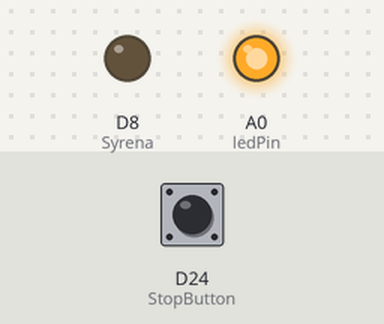
Recording of a sketch running on a simulated Arduino Due. On the bench: output pins drawn as LEDs (lit = HIGH). Inputs (shaded band) come from the test bench; at power-on: D24 (StopButton) HIGH. What the sketch prints to the serial monitor is not drawn.

Above: at 0.1 s.
At 2.0 s:
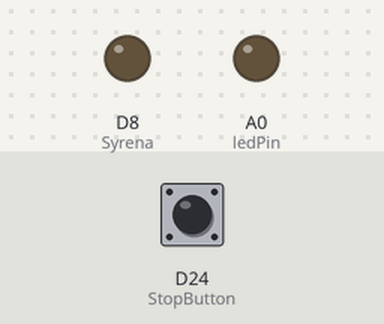
Timing chart, 0 to 3.5 s (numbered marks = the images above):
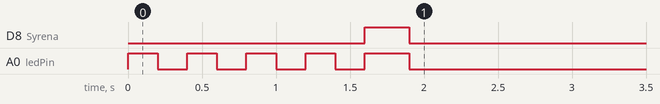

The sketch:

JointerCANBridge1.9.ino
```cpp
/*verze bez bufru příchozích zpráv a překlad realizován odečítáním adres
 verze pro K1*/

#include <mcp_can.h>
#include <DueTimer.h>

const int ledPin =  A0;
const int Syrena = 8;


MCP_CAN CAN(2);

byte CycleCount = 0;

int           CANmessageID;
unsigned char len = 0;
byte buf[8];

int CANvescID[4] = {1,2,3,4};  // ID jednotlivých motorů

/*int CANAdressReceiveTable[4][2]={{2305,145}, //{přijatá hodntoa,přeposílaná hodntota} -- to co se má jen přeposílat APU
                                 {2306,146},
                                 {2307,147},
                                 {2308,148}};
int CANAdressSendTable[12][2]={{17,257},//{přijatá hodntoa,přeposílaná hodntota} -- to co se má posílat vESCum
                              {18,258},
                              {19,259},
                              {20,260},
                              {33,513}, //neni pozmeneno !!!
                              {34,514}, //neni pozmeneno !!!
                              {35,515},
                              {36,516},
                              {49,769},
                              {50,770},
                              {51,771},
                              {52,772}};*/

byte currentOFF[4]={0,0,0,0}; // tohle chce reverzovat, ma to znamenat 0mA
byte currentREVERS[4]={0,0,250,0}; // brzdící proud

bool STOpSTARt = true; //pokud je nastaven na true je stop
byte StopButton = 24;
bool digitRead = false;

bool Timmer4End = false;

bool Timer3Over = false; //indikace přetečení timeru3

void setup() {

  Serial.begin(250000);

  pinMode(ledPin, OUTPUT);
  pinMode(Syrena,OUTPUT); //syrena

  digitalWrite(ledPin, LOW);
  digitalWrite(Syrena, LOW);

  pinMode(StopButton,INPUT_PULLUP);

  Serial.println("Setup can..");
  while(CAN.begin(CAN_500KBPS, MCP_8MHz) != CAN_OK){
    digitalWrite(ledPin, HIGH);
    Serial.print(".");
    delay(1000);
  }
  Serial.print("\nCAN init ok!!\r\n");

  LEDIndicator ();

  Timer3.attachInterrupt(TimerInterrupt);

  Timer4.attachInterrupt(BeepDown);

  BeepUP ();

  while(Timmer4End != true){
    delay(100);
  }

  Timer3.start(50000); // Calls every 50 mikros (20 Hz)
}


void loop() {
  ButtonRead();
  if (Timer3Over == true){
    //Serial.println(STOpSTARt);
    CountCycle();
    SendButtonStatusAPU();
    if (STOpSTARt == true) {
      STOP();
    }
    Timer3Over = false;
  }
  if(CAN_MSGAVAIL == CAN.checkReceive()) {
    CAN.readMsgBuf(&len, buf);
    CANmessageID = CAN.getCanId();
    //CANmsgToSerial();
    CAN_MESSAGE_ReceiveD();
  }
}
```

cantesterWrite_functions.ino
```cpp
void CANmsgToSerial(){
      Serial.println("-----------------------------------------");
      Serial.print("can address: ");
      Serial.print(CANmessageID);
      Serial.print("; lenght: ");
      Serial.println(len);
      for (int i=0;i<len;i++){
        Serial.print(buf[i]);
        Serial.print("\t");
      }
      Serial.println("");
      Serial.println("-----------------------------------------");
}

/*-------------------------- Probuzeni arduina od interniho preruseni ----------------*/

void TimerInterrupt () {
  Timer3Over = true;
}

/*---------------------------Led indikace ----------------------------------------------------------------*/
void LEDIndicator () {
  for (int i=0; i <= 3; i++) {
      digitalWrite(ledPin, HIGH);
      delay(200);
      digitalWrite(ledPin, LOW);
      delay(200);
  }
}

/*------------------------- Clear Buffer ------------------------------------------------------------------------*/

void ClearBuffer ()
{
  for (int i=0; i <= 7; i++) {
      buf[i] = 0;
  }
}

/*-------------------------- SyrenaDown ------------------------------------------------------------------------------*/

void BeepDown () {

  Timer4.stop();
  digitalWrite(Syrena, LOW);
  digitalWrite(ledPin, LOW);
  Timmer4End = true;
}

/*-------------------------- SyrenaUP ------------------------------------------------------------------------------*/

void BeepUP () {

  digitalWrite(Syrena, HIGH);
  digitalWrite(ledPin, HIGH);
  Timer4.start(300000);
}

/*---------------------------StopButton--------------------------------------------------------------------------------------*/

void ButtonRead(){
  digitRead = digitalRead(StopButton);
  if (digitRead==true){
    STOpSTARt = true;
  } else {
    STOpSTARt = false;
  }
}

/*---------------------------- Zašle stav tlačítek apu--------------------------------------------------------------------------*/

void SendButtonStatusAPU() {
  byte messageStopButt[1];
   if (STOpSTARt == false){
      messageStopButt[0]=0;
      CAN.sendMsgBuf(0x1, 0, 1, messageStopButt);  // pokud je messageStopButt=0 Stop tlačítko není zmáčknuté
    } else {
        messageStopButt[0]=1;
        CAN.sendMsgBuf(0x1, 0, 1, messageStopButt);  // pokud je messageStopButt=1 Stop tlačítko není zmáčknuté
      }
}

/*--------------------------- Přijatá zpráva CAN----------------------------------------------------------------------------------*/

void CAN_MESSAGE_ReceiveD(){
  int can_adress;
  if (CANmessageID > 2304){
    can_adress = (CANmessageID - 2304)+144;
    CAN.sendMsgBuf(0x0+can_adress, 0, 8, buf);
  }else {
    if (STOpSTARt == false){
      if (CANmessageID < 60){
          if (CANmessageID > 48){
            can_adress = (CANmessageID - 48)+768;
            CAN.sendMsgBuf(0x00000+can_adress, 1, 4, buf);
          } else if (CANmessageID > 32) {
              can_adress = (CANmessageID - 32)+512;
              CAN.sendMsgBuf(0x00000+can_adress, 1, 4, buf);
            } else if (CANmessageID > 16) {
                  can_adress = (CANmessageID - 16)+256;
                  CAN.sendMsgBuf(0x00000+can_adress, 1, 4, buf);
              }
      }
    }
  }
  ClearBuffer();
}
/*--------------------------- Stop Motors------------------------------------------------------------------------------------------------------*/

void STOP(){
  for (int i=0;i<4;i++){
     CAN.sendMsgBuf(0x00000200+CANvescID[i], 1, 4, currentREVERS); // motorum se pošle brzdí proud
     CAN.sendMsgBuf(0x0020+CANvescID[i], 0, 4, currentREVERS);
   }
}
/*---------------------------- Cycle count --------------------------------------------------------------------------------------------------*/

void CountCycle(){
  byte bufCount[1];

  bufCount[0]= CycleCount;
  CAN.sendMsgBuf(0x02, 0, 1, bufCount);
  if (CycleCount==255){
    CycleCount = 0;
  } else {
     CycleCount = CycleCount+1;
    }

}
```
